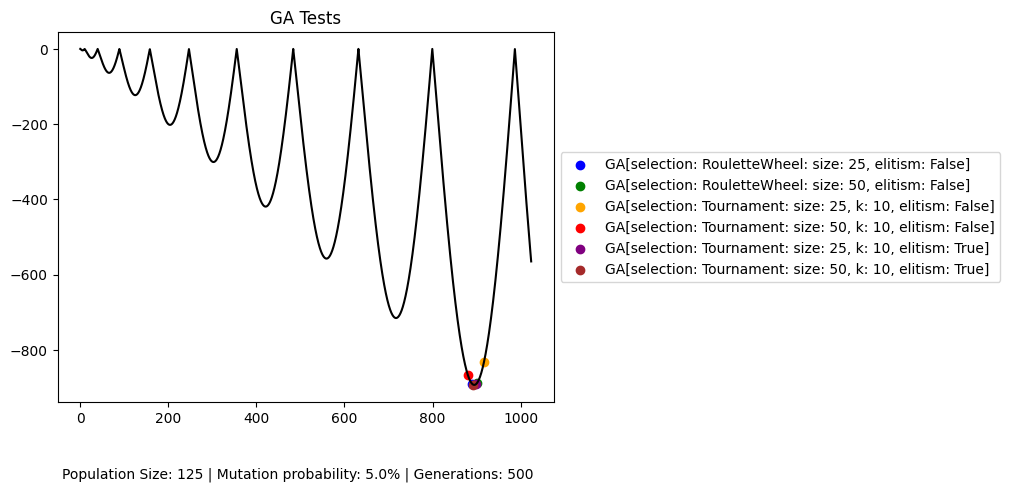

Python code for this plot:
from matplotlib import pyplot as plt
import numpy as np

from ga_selection_methods import RouletteWheel, Tournament
from ga_chromosome import Chromosome
from ga import GA

if (__name__ == '__main__'):
    g = lambda x: - np.abs(x * np.sin(np.sqrt(np.abs(x))))
    f = lambda x: - g(x)

    n = 100 # population size

    class MyChromosome(Chromosome):

        BIT_SIZE = 10 # <= 16

        def __init__(self, value: np.uint16):
            super().__init__(value)

        def crossover(self, other) -> tuple:
            cr1 : np.uint16 = self.value
            cr2 : np.uint16 = other.value

            pc = int(np.floor(np.random.uniform(0.05, 0.51)))

            aux_b = pc
            aux_a = 65535 - pc

            cr1_a = cr1 & aux_a
            cr1_b = cr1 & aux_b

            cr2_a = cr2 & aux_a
            cr2_b = cr2 & aux_b

            new_cr1 = cr1_a | cr2_b
            new_cr2 = cr2_a | cr1_b

            return MyChromosome(new_cr1), MyChromosome(new_cr2)
        
        def mutate(self) -> None:
            r = np.random.randint(0, self.BIT_SIZE)  

            mask : np.uint16 = 1 << r           

            new_cr : np.uint16 = self.value ^ mask # XOR   

            self.value = new_cr

        def fitness(self) -> float:
            return f(self.value)
            
        def __str__(self):
            return f'ShortInteger: value: {self.value}'
        
    pop = np.random.randint(0, 2 ** MyChromosome.BIT_SIZE, size=n, dtype=np.uint16)

    pop = [MyChromosome(x) for x in pop]

    ga_models = [
        GA(RouletteWheel(25)),
        GA(RouletteWheel(50)),
        GA(Tournament(25, 10)),
        GA(Tournament(50, 10)),
        GA(Tournament(25, 10), elitism=True),
        GA(Tournament(50, 10), elitism=True),
    ]

    colors = [
        'blue',
        'green',
        'orange',
        'red',
        'purple',
        'brown'
    ]

    generations = 500
    mut_prob = 0.05

    for i, ga in enumerate(ga_models):
        x = ga.run(pop, generations, mut_prob)

        print(f" {x=} {g(x)=}")
        plt.scatter(x, g(x), color=colors[i])

    max_x = 2 ** MyChromosome.BIT_SIZE

    t = np.linspace(0, max_x, max_x * 4)
    y = g(t)

    plt.plot(t, y, color='black')
    description = f"Mutation probability: {mut_prob * 100}%\nGenerations: {generations}"
    plt.figtext(0.5, -0.05, description, ha='center', fontsize=10)
    plt.legend([f"{ga}" for ga in ga_models], loc='center left', bbox_to_anchor=(1, 0.5)) 
    plt.title("GA Tests")
    plt.savefig("ga_find_min_test.png", bbox_inches='tight')
    plt.plot(bbox_inches='tight')
